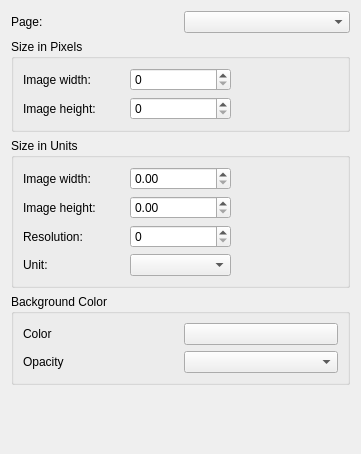
<?xml version="1.0" encoding="UTF-8"?>
<ui version="4.0">
 <class>ImageExportOptionsWidget</class>
 <widget class="QWidget" name="ImageExportOptionsWidget">
  <property name="geometry">
   <rect>
    <x>0</x>
    <y>0</y>
    <width>361</width>
    <height>454</height>
   </rect>
  </property>
  <layout class="QVBoxLayout" name="verticalLayout">
   <item>
    <layout class="QHBoxLayout" name="horizontalLayout">
     <item>
      <widget class="QLabel" name="m_pageLabel">
       <property name="text">
        <string>Page:</string>
       </property>
       <property name="wordWrap">
        <bool>false</bool>
       </property>
      </widget>
     </item>
     <item>
      <widget class="QComboBox" name="pageCombo"/>
     </item>
    </layout>
   </item>
   <item>
    <widget class="QGroupBox" name="groupBox">
     <property name="title">
      <string>Size in Pixels</string>
     </property>
     <property name="flat">
      <bool>true</bool>
     </property>
     <layout class="QGridLayout" name="gridLayout_2">
      <item row="0" column="0">
       <widget class="QLabel" name="label">
        <property name="text">
         <string>Image width:</string>
        </property>
       </widget>
      </item>
      <item row="0" column="1">
       <widget class="QSpinBox" name="pxWidth"/>
      </item>
      <item row="1" column="0">
       <widget class="QLabel" name="label_2">
        <property name="text">
         <string>Image height:</string>
        </property>
       </widget>
      </item>
      <item row="1" column="1">
       <widget class="QSpinBox" name="pxHeight"/>
      </item>
      <item row="0" column="2" rowspan="2">
       <widget class="KoAspectButton" name="pxAspect" native="true"/>
      </item>
     </layout>
    </widget>
   </item>
   <item>
    <widget class="QGroupBox" name="groupBox_2">
     <property name="title">
      <string>Size in Units</string>
     </property>
     <property name="flat">
      <bool>true</bool>
     </property>
     <layout class="QGridLayout" name="gridLayout">
      <item row="0" column="0">
       <widget class="QLabel" name="label_6">
        <property name="text">
         <string>Image width:</string>
        </property>
       </widget>
      </item>
      <item row="0" column="1">
       <widget class="KoUnitDoubleSpinBox" name="unitWidth"/>
      </item>
      <item row="1" column="0">
       <widget class="QLabel" name="label_7">
        <property name="text">
         <string>Image height:</string>
        </property>
       </widget>
      </item>
      <item row="1" column="1">
       <widget class="KoUnitDoubleSpinBox" name="unitHeight"/>
      </item>
      <item row="2" column="0">
       <widget class="QLabel" name="label_5">
        <property name="text">
         <string>Resolution:</string>
        </property>
       </widget>
      </item>
      <item row="2" column="1">
       <widget class="QSpinBox" name="dpi"/>
      </item>
      <item row="3" column="0">
       <widget class="QLabel" name="label_9">
        <property name="text">
         <string>Unit:</string>
        </property>
       </widget>
      </item>
      <item row="3" column="1">
       <widget class="QComboBox" name="unit"/>
      </item>
      <item row="0" column="2" rowspan="2">
       <widget class="KoAspectButton" name="unitAspect" native="true"/>
      </item>
     </layout>
    </widget>
   </item>
   <item>
    <widget class="QGroupBox" name="groupBox_3">
     <property name="title">
      <string>Background Color</string>
     </property>
     <property name="flat">
      <bool>true</bool>
     </property>
     <layout class="QGridLayout" name="gridLayout_3">
      <item row="0" column="0">
       <widget class="QLabel" name="labelColor">
        <property name="text">
         <string>Color</string>
        </property>
       </widget>
      </item>
      <item row="0" column="1">
       <widget class="KColorButton" name="backColor"/>
      </item>
      <item row="1" column="0">
       <widget class="QLabel" name="labelOpacity">
        <property name="text">
         <string>Opacity</string>
        </property>
       </widget>
      </item>
      <item row="1" column="1">
       <widget class="KoSliderCombo" name="opacity"/>
      </item>
     </layout>
    </widget>
   </item>
   <item>
    <spacer name="verticalSpacer">
     <property name="orientation">
      <enum>Qt::Vertical</enum>
     </property>
     <property name="sizeHint" stdset="0">
      <size>
       <width>20</width>
       <height>12</height>
      </size>
     </property>
    </spacer>
   </item>
  </layout>
 </widget>
 <customwidgets>
  <customwidget>
   <class>KColorButton</class>
   <extends>QPushButton</extends>
   <header>kcolorbutton.h</header>
  </customwidget>
  <customwidget>
   <class>KoUnitDoubleSpinBox</class>
   <extends>QDoubleSpinBox</extends>
   <header location="global">KoUnitDoubleSpinBox.h</header>
  </customwidget>
  <customwidget>
   <class>KoAspectButton</class>
   <extends>QWidget</extends>
   <header location="global">KoAspectButton.h</header>
   <container>1</container>
  </customwidget>
  <customwidget>
   <class>KoSliderCombo</class>
   <extends>QComboBox</extends>
   <header location="global">KoSliderCombo.h</header>
  </customwidget>
 </customwidgets>
 <resources/>
 <connections/>
</ui>
